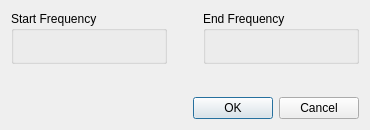
<?xml version="1.0" encoding="UTF-8"?>
<ui version="4.0">
 <class>BandEntryDialog</class>
 <widget class="QDialog" name="BandEntryDialog">
  <property name="windowModality">
   <enum>Qt::ApplicationModal</enum>
  </property>
  <property name="geometry">
   <rect>
    <x>0</x>
    <y>0</y>
    <width>370</width>
    <height>130</height>
   </rect>
  </property>
  <property name="minimumSize">
   <size>
    <width>370</width>
    <height>130</height>
   </size>
  </property>
  <property name="maximumSize">
   <size>
    <width>370</width>
    <height>130</height>
   </size>
  </property>
  <property name="windowTitle">
   <string notr="true">Enter Band Frequencies</string>
  </property>
  <property name="sizeGripEnabled">
   <bool>false</bool>
  </property>
  <property name="modal">
   <bool>true</bool>
  </property>
  <layout class="QVBoxLayout" name="verticalLayout_3">
   <item>
    <widget class="QWidget" name="widget_3" native="true">
     <property name="maximumSize">
      <size>
       <width>350</width>
       <height>16777215</height>
      </size>
     </property>
     <layout class="QHBoxLayout" name="horizontalLayout">
      <property name="leftMargin">
       <number>0</number>
      </property>
      <property name="topMargin">
       <number>0</number>
      </property>
      <property name="rightMargin">
       <number>0</number>
      </property>
      <property name="bottomMargin">
       <number>0</number>
      </property>
      <item>
       <widget class="QGroupBox" name="groupBox">
        <property name="title">
         <string notr="true">Start Frequency</string>
        </property>
        <layout class="QVBoxLayout" name="verticalLayout">
         <property name="leftMargin">
          <number>0</number>
         </property>
         <property name="topMargin">
          <number>0</number>
         </property>
         <property name="rightMargin">
          <number>0</number>
         </property>
         <property name="bottomMargin">
          <number>0</number>
         </property>
         <item>
          <widget class="FrequencyEntry" name="startFrequencyInput" native="true">
           <property name="minimumSize">
            <size>
             <width>150</width>
             <height>30</height>
            </size>
           </property>
           <property name="styleSheet">
            <string notr="true"/>
           </property>
          </widget>
         </item>
        </layout>
       </widget>
      </item>
      <item>
       <spacer name="horizontalSpacer">
        <property name="orientation">
         <enum>Qt::Horizontal</enum>
        </property>
        <property name="sizeHint" stdset="0">
         <size>
          <width>40</width>
          <height>20</height>
         </size>
        </property>
       </spacer>
      </item>
      <item>
       <widget class="QGroupBox" name="groupBox_2">
        <property name="title">
         <string notr="true">End Frequency</string>
        </property>
        <layout class="QVBoxLayout" name="verticalLayout_2">
         <property name="leftMargin">
          <number>0</number>
         </property>
         <property name="topMargin">
          <number>0</number>
         </property>
         <property name="rightMargin">
          <number>0</number>
         </property>
         <property name="bottomMargin">
          <number>0</number>
         </property>
         <item>
          <widget class="FrequencyEntry" name="endFrequencyInput" native="true">
           <property name="minimumSize">
            <size>
             <width>150</width>
             <height>30</height>
            </size>
           </property>
           <property name="styleSheet">
            <string notr="true"/>
           </property>
          </widget>
         </item>
        </layout>
       </widget>
      </item>
     </layout>
    </widget>
   </item>
   <item>
    <widget class="QLabel" name="validationLabel">
     <property name="font">
      <font>
       <family>Monospace</family>
       <pointsize>12</pointsize>
      </font>
     </property>
     <property name="styleSheet">
      <string notr="true">color:red</string>
     </property>
     <property name="text">
      <string/>
     </property>
     <property name="alignment">
      <set>Qt::AlignCenter</set>
     </property>
    </widget>
   </item>
   <item>
    <widget class="QDialogButtonBox" name="dialogButtonBox">
     <property name="standardButtons">
      <set>QDialogButtonBox::Cancel|QDialogButtonBox::Ok</set>
     </property>
    </widget>
   </item>
  </layout>
 </widget>
 <customwidgets>
  <customwidget>
   <class>FrequencyEntry</class>
   <extends>QWidget</extends>
   <header>..frequencyentry</header>
   <container>1</container>
  </customwidget>
 </customwidgets>
 <resources/>
 <connections/>
</ui>
